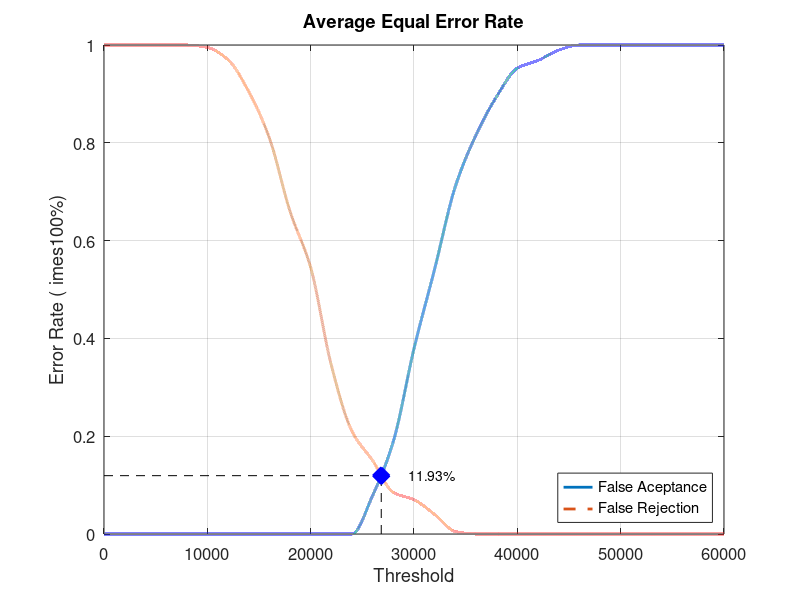
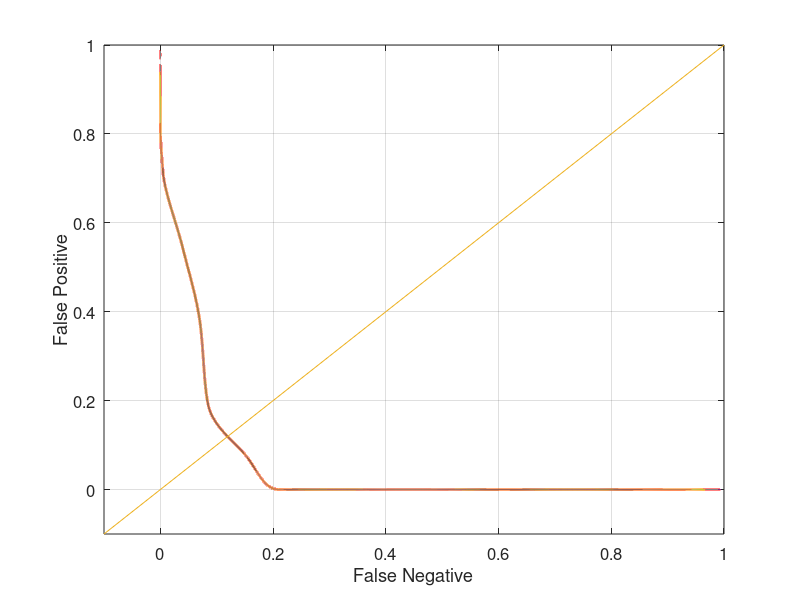

Recreate these plots in MATLAB, in order.
close all;
clear;
clc;
x = 0:2000:60000;
xq = 0:0.5:60000;

y0 = [0 0 0 0 0 0 0 0 0 0 0 0 0 0.0789474 0.189474 0.378947 0.542105 0.710526 0.815789 0.894737 0.952632 0.968421 0.989474 1 1 1 1 1 1 1 1]
yy0 = interp1(x, y0, xq, 'pchip');
y1 = [1 1 1 1 1 0.995 0.97 0.905 0.81 0.66 0.545 0.345 0.21 0.15 0.085 0.07 0.04 0.005 0 0 0 0 0 0 0 0 0 0 0 0 0]
yy1 = interp1(x, y1, xq, 'pchip');

% Calculating EER: 
y2 = abs(y0 - y1);
find(y2 == min(y2))
yy2 = abs(yy0 - yy1);
xEER = find(yy2 == min(yy2));
xEERIndex = xq(xEER) % X-axis EER
yEER = yy0(xEER) % Y-axis EER

main = figure
plot(xq, yy0,'-','LineWidth', 2);	hold on
plot(xq, yy1,'--','LineWidth', 2);	hold on
plot([xEERIndex xEERIndex], [0 yEER], 'k--');	hold on
plot([0 xEERIndex], [yEER yEER], 'k--');	hold on
plot(xEERIndex, yEER, 'bx', 'LineWidth', 10);	hold on
text(xEERIndex + 10 * xEERIndex / 100, yEER, [num2str(round((10000 * yEER)) / 100) '%'])
legend('False Aceptance', 'False Rejection', 'Location', 'SouthEast')
xlabel('Threshold')
ylabel('Error Rate (	imes100%)')
title('Average Equal Error Rate')
set(gca, 'FontSize', 12)
axis([0 60000 0 1])
grid on

print(main, 'Database2_3Main', '-dpng');
FNRxFPR = figure('Color', [1 1 1]);
plot(yy1, yy0, '-', yy1, yy0, 'LineWidth', 2);
hold on
y = -0.1:0.1:1
plot(y, y); 
set(gca, 'FontSize', 12)
xlabel('False Negative')
ylabel('False Positive')
axis([-0.1 1 -0.1 1])
set(gca, 'FontSize', 12)
grid on

print(FNRxFPR, 'Database2_3FNRxFPR','-dpng');
